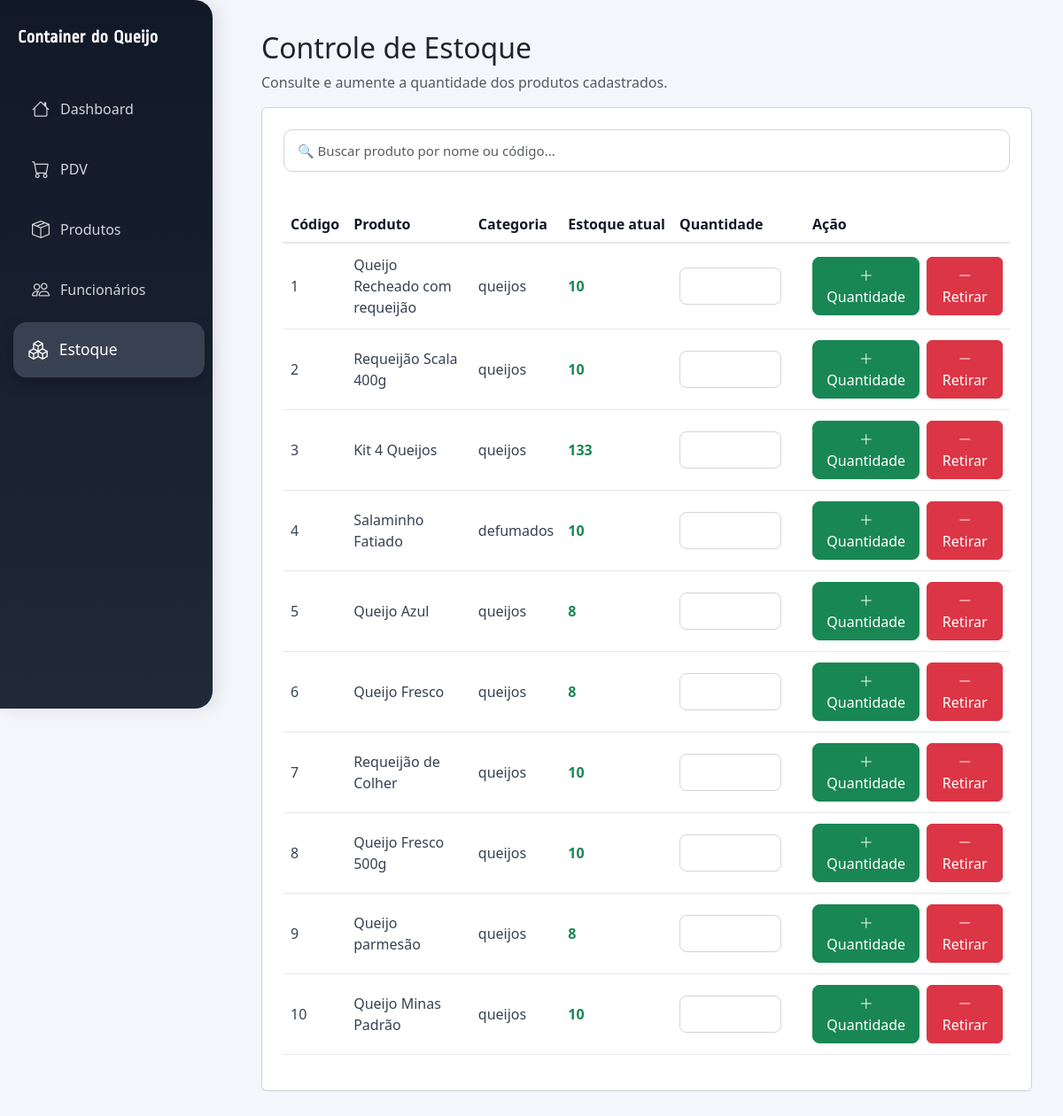
The page /PDV/estoque.php on the database as committed earlier.
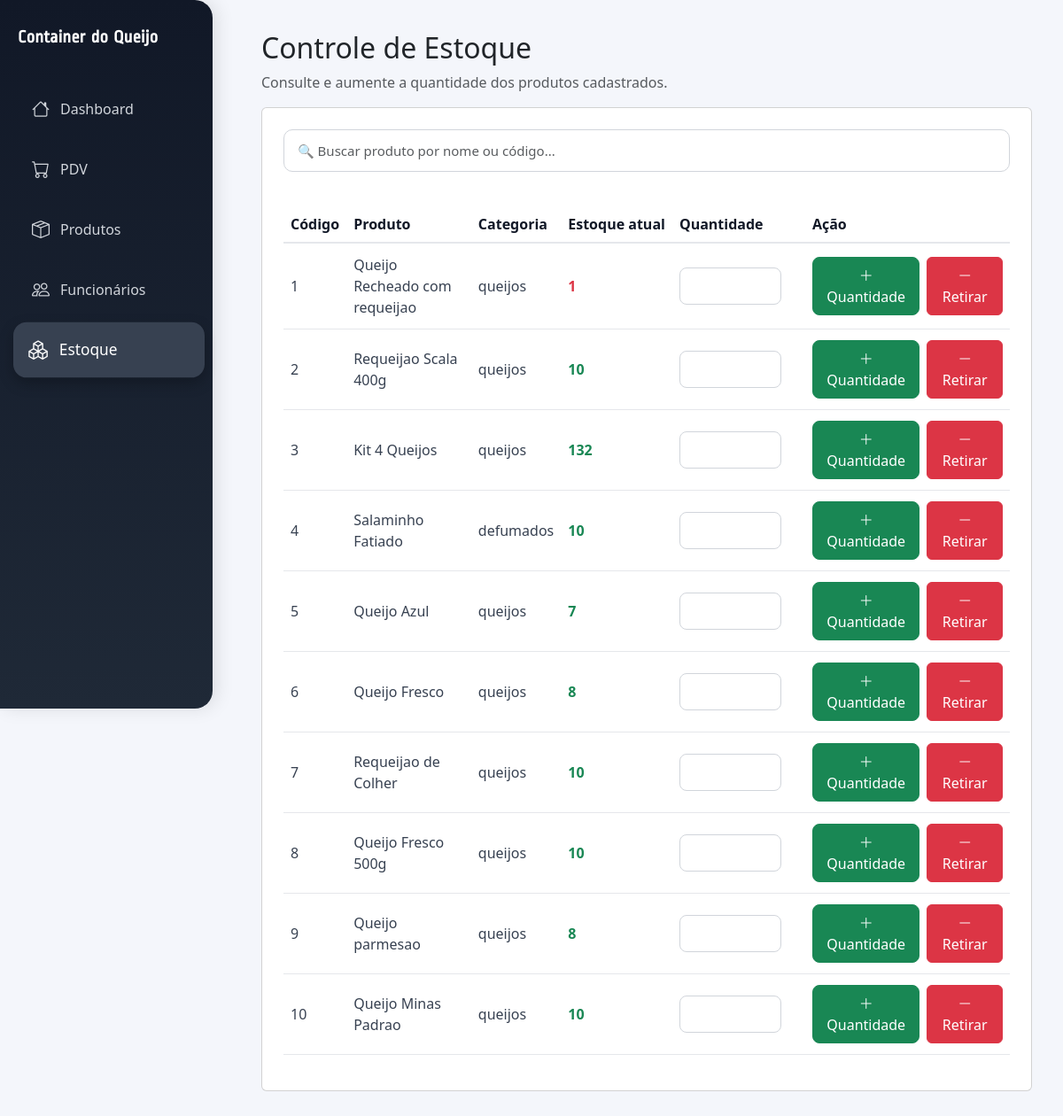
The same page on the database as committed later.
### tables this page shows
CREATE TABLE IF NOT EXISTS `produtos` (
  `idProduto` int(11) NOT NULL AUTO_INCREMENT,
  `nome` varchar(255) DEFAULT NULL,
  `codigoDeBarras` int(11) DEFAULT NULL,
  `valor` float(10,2) DEFAULT NULL,
  `validade` date DEFAULT NULL,
  `estoque` int(11) DEFAULT NULL,
  `Armazenamento` enum('Refrigerado','Normal') NOT NULL,
  `categoria` enum('frios','defumados','doces','bebidas','queijos') NOT NULL,
  `imagem` varchar(255) DEFAULT NULL,
  `idFornecedor` int(11) DEFAULT NULL,
  PRIMARY KEY (`idProduto`),
  KEY `idFornecedor` (`idFornecedor`)
);

### PDV/estoque.php (the view, shortened to what this page needs)
<?php
include 'conexao.php';
$sql = "
    SELECT
        idProduto,
        nome,
        codigoDeBarras,
        categoria,
        estoque
    FROM produtos
    ORDER BY codigodebarras ASC
";
$resultado = mysqli_query($conn, $sql);
?>
<!DOCTYPE html>
<html lang="pt-br">
<head>
    <link href="https://cdn.jsdelivr.net/npm/bootstrap@5.3.0/dist/css/bootstrap.min.css" rel="stylesheet">
<link rel="stylesheet"
href="https://cdn.jsdelivr.net/npm/bootstrap-icons@1.11.3/font/bootstrap-icons.min.css">
<link rel="stylesheet" href="css/estilo.css">
</head>
<body>
<div class="sidebar">
    <h2 class="logo">
        Container do Queijo
    </h2>
    <a href="index.php">
        <i class="bi bi-house"></i>
        Dashboard
    </a>
    <a href="pdv.html">
        <i class="bi bi-cart"></i>
        PDV
    </a>
    <a href="produtos.html">
        <i class="bi bi-box-seam"></i>
        Produtos
    </a>
    <a href="funcionarios.html">
        <i class="bi bi-people"></i>
        Funcionários
    </a>
    <a href="estoque.php" class='ativo'>
        <i class="bi bi-boxes"></i>
        Estoque
    </a>
</div>
<div class="content">
    <h2>Controle de Estoque</h2>
    <p class="text-muted">
        Consulte e aumente a quantidade dos produtos cadastrados.
    </p>
    <div class="card p-4">
        <div class="mb-4">
            <input
                type="text"
                id="busca"
                class="form-control"
                placeholder="🔍 Buscar produto por nome ou código..."
                onkeyup="filtrarProdutos()"
            >
        </div>
        <div class="table-responsive">
            <table class="table table-hover align-middle">
                <thead>
                    <tr>
                        <th>Código</th>
                        <th>Produto</th>
                        <th>Categoria</th>
                        <th>Estoque atual</th>
                        <th>Quantidade</th>
                        <th>Ação</th>
                    </tr>
                </thead>
                <tbody id="tabelaProdutos">
                <?php
                if ($resultado && mysqli_num_rows($resultado) > 0) {
                    while ($produto = mysqli_fetch_assoc($resultado)) {
                        ?>
                        <tr>
                            <td>
                                <?= htmlspecialchars($produto['codigoDeBarras']) ?>
                            </td>
                            <td>
                                <?= htmlspecialchars($produto['nome']) ?>
                            </td>
                            <td>
                                <?= htmlspecialchars($produto['categoria']) ?>
                            </td>
                            <td>
                                <span
                                    class="<?= $produto['estoque'] <= 5
                                        ? 'estoque-baixo'
                                        : 'estoque-normal' ?>"
                                >
                                    <?= $produto['estoque'] ?>
                                </span>
                            </td>
                            <td style="width: 150px;">
                                <input
                                    type="number"
                                    min="1"
                                    class="form-control quantidade-adicionar"
                                    placeholder=""
                                >
                            </td>
                            <td>
    <div class="d-flex gap-2">
        <button
            type="button"
            class="btn btn-success"
            onclick="adicionarEstoque(
                <?= $produto['idProduto'] ?>,
                this
            )"
        >
            <i class="bi bi-plus-lg"></i>
            Quantidade
        </button>
        <button
            type="button"
            class="btn btn-danger"
            onclick="retirarEstoque(
                <?= $produto['idProduto'] ?>,
                this
            )"
        >
            <i class="bi bi-dash-lg"></i>
            Retirar
        </button>
    </div>
</td>
                        </tr>
                        <?php
                    }
                }
                ?>
                </tbody>
            </table>
        </div>
    </div>
</div>
</body>
</html>

### PDV/estilo.css (style rules this page uses)
.btn { transition: all 0.2 ease; }
body { overflow-x: hidden; }
.card { transition: 0.3s; }

### PDV/estoque.php (style rules this page uses)
body { margin: 0; background: #f4f6fb; font-family: 'Segoe UI', sans-serif; }
.sidebar { width: 240px; height: 100vh; position: fixed; background: linear-gradient( 180deg, #111827, #1f2937 ); padding: 30px 20px; border-radius: 0 20px 20px 0; box-shadow: 5px 0 20px rgba(0,0,0,0.1); }
.logo { color: white; font-weight: bold; margin-bottom: 40px; font-size: 20px; font-family: 'RopaSans'; }
.sidebar a { display: flex; align-items: center; gap: 12px; color: #d1d5db; padding: 14px 16px; text-decoration: none; border-radius: 14px; margin-bottom: 10px; transition: 0.3s; font-size: 16px; }
.sidebar a.ativo { background: #374151; color: white; transform: scale(1.08); position: relative; z-index: 10; box-shadow: 0 6px 15px rgba(0, 0, 0, 0.25); margin-left: 3px; margin-right: -3px; }
.sidebar i { font-size: 20px; }
.content { margin-left: 260px; padding: 35px; }
#busca { height: 48px; border-radius: 10px; border: 1px solid #d1d5db; padding: 10px 15px; font-size: 15px; transition: 0.2s; }
table { margin-top: 15px; }
.table { vertical-align: middle; }
.table thead th { color: #111827; font-weight: 600; border-bottom: 2px solid #e5e7eb; white-space: nowrap; }
.table tbody td { color: #374151; border-bottom: 1px solid #e5e7eb; padding-top: 12px; padding-bottom: 12px; }
.estoque-normal { color: #198754; font-weight: bold; }
.estoque-baixo { color: #dc3545; font-weight: bold; }
.quantidade-adicionar { width: 115px; border-radius: 8px; border: 1px solid #d1d5db; padding: 8px 10px; }
.btn-success { border-radius: 8px; padding: 8px 14px; font-weight: 500; transition: 0.2s; }

Rows that differ between the two databases and show on the page:
changed produtos: nome "Queijo Recheado com requeijão" → "Queijo Recheado com requeijao"; estoque "10" → "1"
changed produtos: nome "Requeijão Scala 400g" → "Requeijao Scala 400g"
changed produtos "Kit 4 Queijos": estoque "133" → "132"
changed produtos "Queijo Azul": estoque "8" → "7"
changed produtos: nome "Requeijão de Colher" → "Requeijao de Colher"
changed produtos: nome "Queijo parmesão" → "Queijo parmesao"
changed produtos: nome "Queijo Minas Padrão" → "Queijo Minas Padrao"
